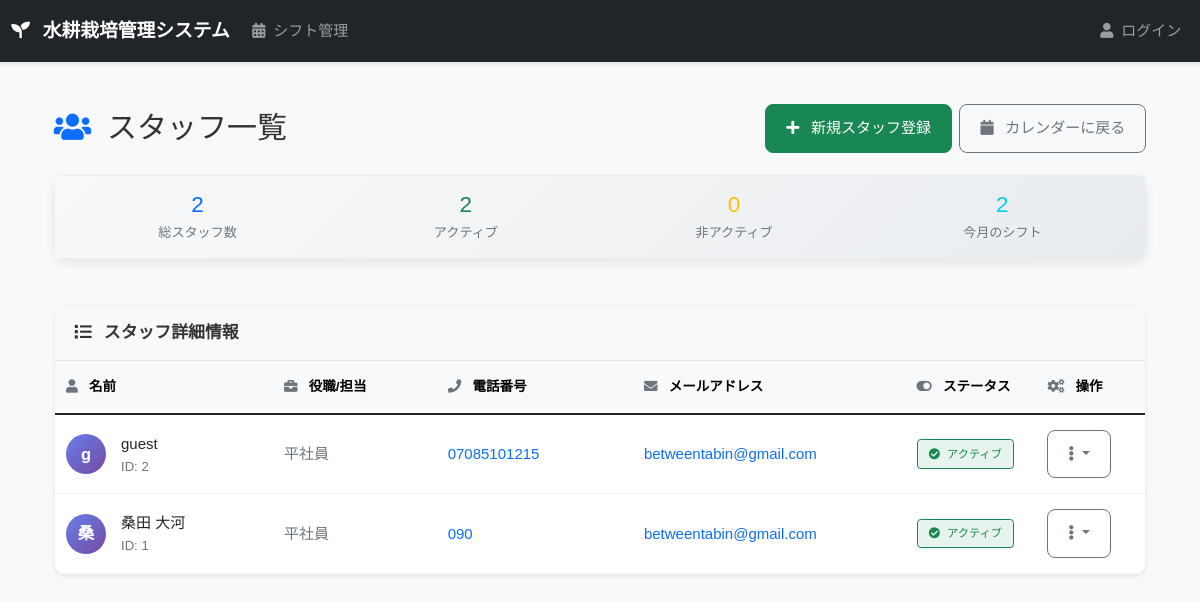
Page /staff/ on the committed database.
### shift_management/models.py (models this page shows, shortened)
class Staff(models.Model):
    user = models.OneToOneField(User, on_delete=models.CASCADE, null=True, blank=True, verbose_name="ユーザーアカウント")
    name = models.CharField(max_length=100, verbose_name="名前")
    phone = models.CharField(max_length=20, blank=True, null=True, verbose_name="電話番号")
    email = models.EmailField(blank=True, null=True, verbose_name="メールアドレス")
    position = models.CharField(max_length=100, blank=True, null=True, verbose_name="役職/担当")
    is_active = models.BooleanField(default=True, verbose_name="有効")
    created_at = models.DateTimeField(auto_now_add=True, verbose_name="作成日時")
    updated_at = models.DateTimeField(auto_now=True, verbose_name="更新日時")
    class Meta:
        verbose_name = "スタッフ"
        verbose_name_plural = "スタッフ"
        ordering = ['name']

### shift_management/views.py (the view)
# urls.py: path('staff/', views.staff_list, name='staff_list'),
def staff_list(request):
    staffs = Staff.objects.all()
    return render(request, 'shift_management/staff_list.html', {'staffs': staffs})

### templates/shift_management/staff_list.html (shortened to what this page needs)
{% extends "base.html" %}
{% block content %}
<div class="container-fluid py-4">
  <div class="row mb-4">
    <div class="col-12">
      <div class="d-flex justify-content-between align-items-center flex-wrap">
        <h1 class="h2 mb-2 mb-md-0">
          <i class="fas fa-users me-2 text-primary"></i>
          スタッフ一覧
        </h1>
        <div class="d-flex gap-2 flex-wrap">
          <a href="{% url 'shift_management:staff_create' %}" class="btn btn-success">
            <i class="fas fa-plus me-2"></i>
            <span class="d-none d-sm-inline">新規スタッフ登録</span>
          </a>
          <a href="{% url 'shift_management:calendar' %}" class="btn btn-outline-secondary">
            <i class="fas fa-calendar me-2"></i>
            <span class="d-none d-sm-inline">カレンダーに戻る</span>
          </a>
        </div>
      </div>
    </div>
  </div>
  <div class="row mb-4">
    <div class="col-12">
      <div class="card bg-light">
        <div class="card-body py-3">
          <div class="row text-center">
            <div class="col-6 col-md-3">
              <div class="h4 mb-1 text-primary">{{ staffs|length }}</div>
              <div class="small text-muted">総スタッフ数</div>
            </div>
            <div class="col-6 col-md-3">
              <div class="h4 mb-1 text-success">{{ staffs|length }}</div>
              <div class="small text-muted">アクティブ</div>
            </div>
            <div class="col-6 col-md-3">
              <div class="h4 mb-1 text-warning">0</div>
              <div class="small text-muted">非アクティブ</div>
            </div>
            <div class="col-6 col-md-3">
              <div class="h4 mb-1 text-info">{{ staffs|length }}</div>
              <div class="small text-muted">今月のシフト</div>
            </div>
          </div>
        </div>
      </div>
    </div>
  </div>
  <div class="row">
    <div class="col-12">
      <div class="card shadow-sm">
        <div class="card-header">
          <h5 class="card-title mb-0">
            <i class="fas fa-list me-2"></i>
            スタッフ詳細情報
          </h5>
        </div>
        <div class="card-body p-0">
          <div class="d-none d-lg-block">
            <div class="table-responsive">
              <table class="table table-hover mb-0">
                <thead class="table-light">
                  <tr>
                    <th style="width: 20%;">
                      <i class="fas fa-user me-2 text-muted"></i>
                      名前
                    </th>
                    <th style="width: 15%;">
                      <i class="fas fa-briefcase me-2 text-muted"></i>
                      役職/担当
                    </th>
                    <th style="width: 18%;">
                      <i class="fas fa-phone me-2 text-muted"></i>
                      電話番号
                    </th>
                    <th style="width: 25%;">
                      <i class="fas fa-envelope me-2 text-muted"></i>
                      メールアドレス
                    </th>
                    <th style="width: 12%;">
                      <i class="fas fa-toggle-on me-2 text-muted"></i>
                      ステータス
                    </th>
                    <th style="width: 10%;">
                      <i class="fas fa-cogs me-2 text-muted"></i>
                      操作
                    </th>
                  </tr>
                </thead>
                <tbody>
                  {% for staff in staffs %}
                  <tr>
                    <td>
                      <div class="d-flex align-items-center">
                        <div class="avatar-circle me-3">
                          {{ staff.name|first }}
                        </div>
                        <div>
                          <div class="fw-semibold">{{ staff.name }}</div>
                          <div class="small text-muted">ID: {{ staff.id }}</div>
                        </div>
                      </div>
                    </td>
                    <td>
                      <span class="text-muted">{{ staff.position|default:"未設定" }}</span>
                    </td>
                    <td>
                      {% if staff.phone %}
                        <a href="tel:{{ staff.phone }}" class="text-decoration-none">
                          {{ staff.phone }}
                        </a>
                      {% else %}
                        <span class="text-muted">未設定</span>
                      {% endif %}
                    </td>
                    <td>
                      {% if staff.email %}
                        <a href="mailto:{{ staff.email }}" class="text-decoration-none text-truncate d-block" style="max-width: 200px;">
                          {{ staff.email }}
                        </a>
                      {% else %}
                        <span class="text-muted">未設定</span>
                      {% endif %}
                    </td>
                    <td>
                      {% if staff.is_active %}
                        <span class="badge bg-success bg-opacity-10 text-success border border-success border-opacity-25">
                          <i class="fas fa-check-circle me-1"></i>
                          アクティブ
                        </span>
                      {% else %}
                        <span class="badge bg-danger bg-opacity-10 text-danger border border-danger border-opacity-25">
                          <i class="fas fa-times-circle me-1"></i>
                          非アクティブ
                        </span>
                      {% endif %}
                    </td>
                    <td>
                      <div class="dropdown">
                        <button class="btn btn-sm btn-outline-secondary dropdown-toggle" type="button" data-bs-toggle="dropdown">
                          <i class="fas fa-ellipsis-v"></i>
                        </button>
                      </div>
                    </td>
                  </tr>
                  {% endfor %}
                </tbody>
              </table>
            </div>
          </div>
        </div>
      </div>
    </div>
  </div>
</div>
{% endblock %}

### static/css/custom_responsive.css (style rules this page uses)
html { font-size: 16px; line-height: 1.5; }
body { font-family: 'Hiragino Sans', 'Hiragino Kaku Gothic ProN', Meiryo, sans-serif; font-weight: 400; }
h1, h2, h3, h4, h5, h6 { font-weight: 600; line-height: 1.3; margin-bottom: 0.75rem; }
h1 { font-size: 2rem; }
h5 { font-size: 1.125rem; }
@media (min-width: 1025px) { .btn { font-size: 1rem; padding: 12px 20px; } }
html { font-size: 16px; }
@media (max-width: 1200px) { html { font-size: 15px; } }

### templates/base.html (style rules this page uses)
body { font-family: 'Hiragino Sans', 'Hiragino Kaku Gothic ProN', Meiryo, sans-serif; background-color: #f8f9fa; font-size: 1rem; line-height: 1.6; color: #333; }
.card { box-shadow: 0 4px 12px rgba(0, 0, 0, 0.08); margin-bottom: 24px; border: 1px solid rgba(0, 0, 0, 0.05); border-radius: 12px; transition: all 0.2s ease; }
.card-header { background-color: #f8f9fa; font-weight: 600; font-size: 1.05rem; padding: 16px 20px; border-bottom: 1px solid rgba(0, 0, 0, 0.08); }
.card-body { padding: 20px; }
.btn { font-weight: 500; border-radius: 8px; transition: all 0.2s ease; }

### templates/shift_management/staff_list.html (style rules this page uses)
.avatar-circle { width: 40px; height: 40px; border-radius: 50%; background: linear-gradient(135deg, #667eea 0%, #764ba2 100%); color: white; display: flex; align-items: center; justify-content: center; font-weight: 600; font-size: 1.1rem; }
.table th { border-top: none; font-weight: 600; font-size: 0.9rem; padding: 1rem 0.75rem; background-color: #f8f9fa !important; }
.table td { padding: 1rem 0.75rem; vertical-align: middle; border-bottom: 1px solid #f1f3f4; }
.badge { font-size: 0.75rem; padding: 0.5rem 0.75rem; font-weight: 500; }
.bg-light .card-body { background: linear-gradient(135deg, #f8f9fa 0%, #e9ecef 100%); }
.text-truncate { white-space: nowrap; overflow: hidden; text-overflow: ellipsis; }

### rows in the picture
Staff: name|first "g", name "guest", id "2", position "平社員", phone "07085101215", email "betweentabin@gmail.com", is_active True (drawn)
Staff: name|first "桑", name "桑田 大河", id "1", position "平社員", phone "090", email "betweentabin@gmail.com", is_active True (drawn)

### other values in the picture
{{ staffs|length }} "2"
